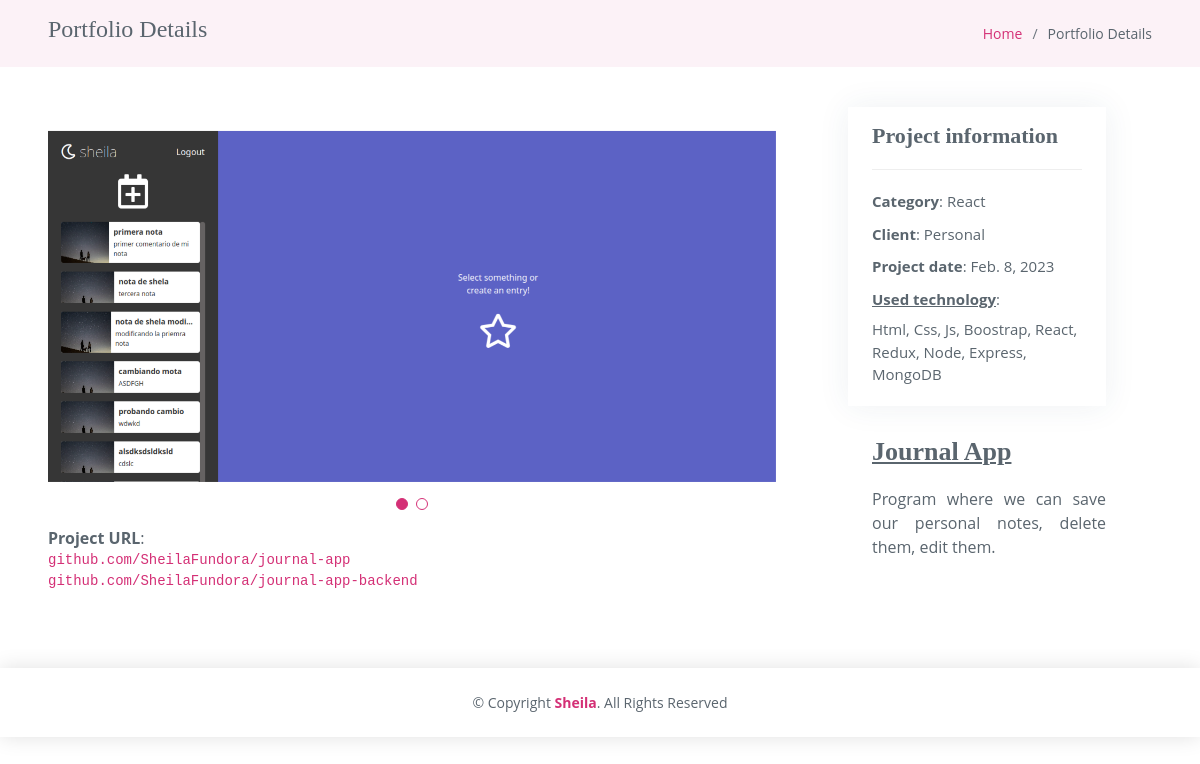
Page /portfolio_detail/4 on the committed database.
### app/models.py (models this page shows)
class Portafolio(models.Model):
    name = models.CharField(max_length=255)
    client = models.CharField(max_length=255)
    tech = models.CharField(max_length=255)
    category = models.CharField(max_length=255)
    link = models.TextField()
    description = models.TextField()
    date = models.DateField()
    img = models.ImageField(upload_to='project')

### app/views.py (the view)
# urls.py: path('portfolio_detail/<int:id>', views.detailPortfolio, name='detailPortfolio'),
def detailPortfolio(request, id):
    portafolio = Portafolio.objects.all().filter(id=id)
    img = PortafolioIMG.objects.all().filter(portafolio_id=id)
    context = {
        'portafolio': portafolio[0],
        'img': img,
    }
    return render(request, 'portfolio-details.html', context)

### app/templates/portfolio-details.html (shortened to what this page needs)
{% extends 'base.html' %}
{% block content %}
  <main id="main">
    <section class="breadcrumbs">
      <div class="container-fluid px-5">
        <div class="d-flex justify-content-between align-items-center">
          <h2>Portfolio Details</h2>
          <ol>
            <li><a href={% url 'index' %}>Home</a></li>
            <li>Portfolio Details</li>
          </ol>
        </div>
      </div>
    </section>
    <section id="portfolio-details" class="portfolio-details">
      <div class="container-fluid px-5">
        <div class="row gy-4">
          <div class="col-lg-8">
            <div class="portfolio-details-slider swiper">
              <div class="swiper-wrapper align-items-center mt-4">
                <div class="swiper-slide">
                    <img src="{{ portafolio.img.url}}" alt="" >
                </div>
              </div>
              <div class="swiper-pagination"></div>
             {% if portafolio.link != '' %}
                    <li><strong>Project URL</strong>: <br>
                        <pre><a href="https://{{ portafolio.link }}" class="text-break">{{ portafolio.link }}</a></pre>
                    </li>
                {% endif %}
            </div>
          </div>
          <div class="col-lg-3 ms-0 ms-md-5">
            <div class="portfolio-info px-4 pt-3 pb-1">
              <h3>Project information</h3>
              <ul>
                <li><strong>Category</strong>: {{ portafolio.category}} </li>
                <li><strong>Client</strong>: {{ portafolio.client}}</li>
                <li><strong>Project date</strong>: {{ portafolio.date}}</li>
                <li>
                    <strong style="text-decoration: underline">Used technology</strong>:
                    <div class="mt-2 ">{{ portafolio.tech }}</div>
                </li>
              </ul>
            </div>
            <div class="portfolio-description ms-4">
              <h2 style="text-decoration: underline">{{ portafolio.name}}</h2>
              {% if portafolio.description != 'null' %}
                <p style="text-align: justify"> {{ portafolio.description }}</p>
              {% endif %}
            </div>
          </div>
        </div>
      </div>
    </section>
  </main>
{% endblock %}

### app/static/assets/css/style.css (style rules this page uses)
body { font-family: "Open Sans", sans-serif; color: #5a656e; }
a { color: #d43076; text-decoration: none; }
h1, h2, h3, h4, h5, h6 { font-family: "Playfair Display", serif; }
section { padding: 60px 0; }
.breadcrumbs { padding: 15px 0; background-color: #fcf2f7; min-height: 40px; }
.breadcrumbs h2 { font-size: 24px; font-weight: 300; }
.breadcrumbs ol { display: flex; flex-wrap: wrap; list-style: none; padding: 0; margin: 0; font-size: 14px; }
.breadcrumbs ol li+li { padding-left: 10px; }
.breadcrumbs ol li+li::before { display: inline-block; padding-right: 10px; color: #6c757d; content: "/"; }
.portfolio-details { padding-top: 40px; }
.portfolio-details .portfolio-details-slider img { width: 100%; }
.portfolio-details .portfolio-details-slider .swiper-pagination { margin-top: 20px; position: relative; }
.portfolio-details .portfolio-info { padding: 30px; box-shadow: 0px 0 30px rgba(44, 73, 100, 0.08); }
.portfolio-details .portfolio-info h3 { font-size: 22px; font-weight: 700; margin-bottom: 20px; padding-bottom: 20px; border-bottom: 1px solid #eee; }
.portfolio-details .portfolio-info ul { list-style: none; padding: 0; font-size: 15px; }
.portfolio-details .portfolio-info ul li+li { margin-top: 10px; }
.portfolio-details .portfolio-description { padding-top: 30px; }
.portfolio-details .portfolio-description h2 { font-size: 26px; font-weight: 700; margin-bottom: 20px; }
.portfolio-details .portfolio-description p { padding: 0; }

### rows in the picture
Portafolio: img (picture), link "github.com/SheilaFundora/journal-app github.com/SheilaFundora/journal-app-backend", category "React", client "Personal", date "Feb. 8, 2023", tech "Html, Css, Js, Boostrap, React, Redux, Node, Express, MongoDB", name "Journal App", description "Program where we can save our personal notes, delete them, edit them."
